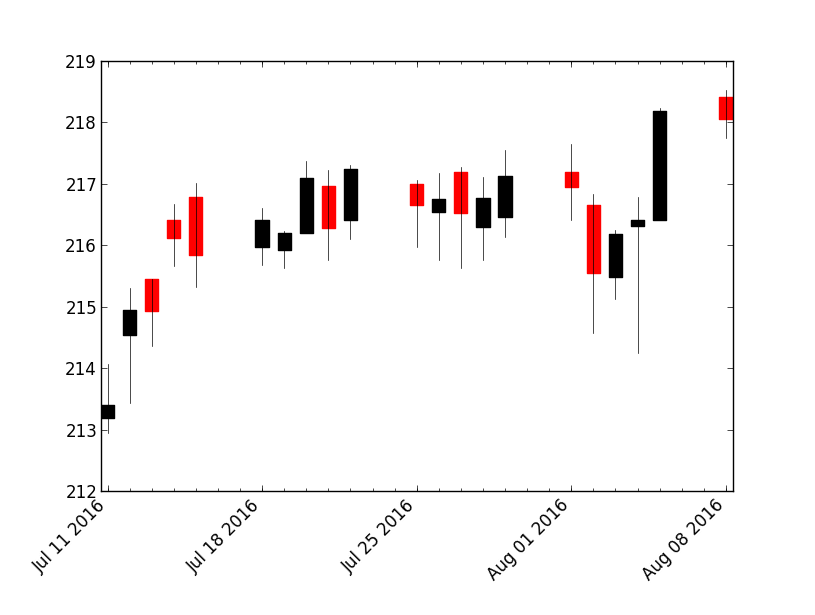

Here is the Python script that generated this plot:
from pylab import *
import matplotlib.pyplot as plt
from datetime import datetime
import time
from matplotlib.dates import  DateFormatter, WeekdayLocator, HourLocator, \
     DayLocator, MONDAY
from matplotlib.finance import candlestick,\
     plot_day_summary, candlestick2
import csv

# Parsing function
def parsing(line):
	return (date2num(datetime.strptime(line['Date'], "%Y-%m-%d")), 
		float(line['Open']),
		float(line['Close']),
		float(line['High']),
		float(line['Low']))

# Create an empty list
Prices = list()

# Load csv file.
with open("spy.csv") as F:
	for line in csv.DictReader(F):
		Prices.append(parsing(line)) # Parsing the data

# The following code is from http://matplotlib.org/examples/pylab_examples/finance_demo.html
mondays = WeekdayLocator(MONDAY)        # major ticks on the mondays
alldays    = DayLocator()              # minor ticks on the days
weekFormatter = DateFormatter('%b %d %Y')  # e.g., Jan 12
dayFormatter = DateFormatter('%d')      # e.g., 12
 
fig, ax = plt.subplots()
fig.subplots_adjust(bottom=0.2)
ax.xaxis.set_major_locator(mondays)
ax.xaxis.set_minor_locator(alldays)
ax.xaxis.set_major_formatter(weekFormatter)
candlestick(ax, Prices, width=0.6)

ax.xaxis_date()
ax.autoscale_view()
plt.setp( plt.gca().get_xticklabels(), rotation=45, horizontalalignment='right')

plt.show()
